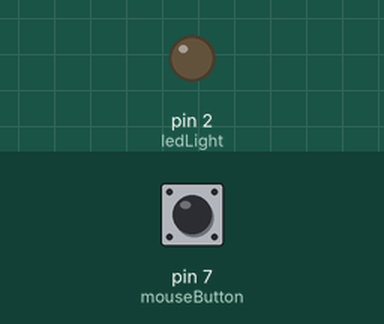
This sketch was run on a simulated Arduino Leonardo, built with avr-gcc and run on an emulated ATmega32U4. Parts: output pins drawn as LEDs (lit = HIGH). Dashed ring = blinking. The inputs (shaded band) are chosen by the test bench; at power-on: pin 7 (mouseButton) LOW. USB keyboard and mouse output is not drawn.

Above: at 1.2 s.
1.3 s: pin 7 (mouseButton) pulled HIGH for 1 s
At 2.09 s:
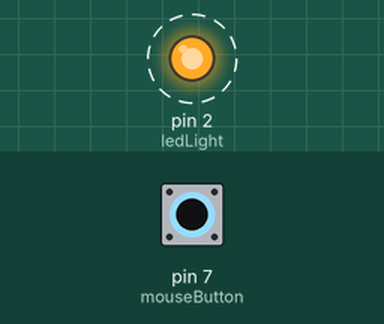
3.8 s: pin 7 (mouseButton) pulled HIGH for 0.15 s
At 4.8 s:
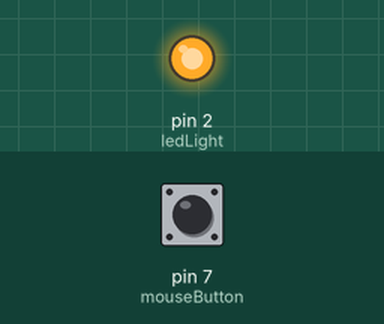
5.4 s: pin 7 (mouseButton) pulled HIGH for 3.2 s
At 9.3 s:
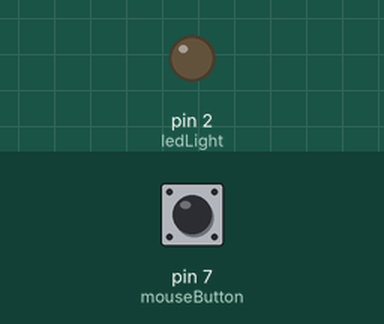
Timing chart, 0 to 10.8 s (numbered marks = the images above; inputs shaded):
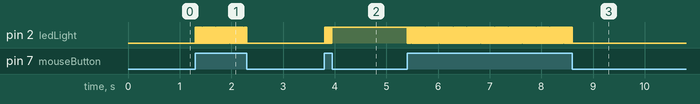

The sketch:

FastClicker.ino
```cpp
//Emulates a left mouse button auto-clicker
//For Arduino Leonardo
//Press the button once to turn on the clicker and LED
//Press the button again to turn off the clicker and LED
//Requires use of the Mouse library

#include <Mouse.h>

// set pin numbers for the button and light:
// Pin 2 for LED see reference https://www.arduino.cc/en/Tutorial/Blink
// Pin 7 for button see reference: https://www.arduino.cc/en/Tutorial/KeyboardAndMouseControl
const int mouseButton = 7;
const int ledLight = 2;

//Sets flags and delays on the button
boolean isClicking = false;
const int buttonDelay = 500;  // in milliseconds
const int clickPerSecond = 1;   // number of clicks per second
const int loopSleep = 10;   // in milliseconds
int buttonDelayCnt = 0;
int clickDelayCnt = 0;

void setup() {

  // initialize the button input and light output:
  pinMode(mouseButton, INPUT);
  pinMode(ledLight, OUTPUT);

  // initialize mouse control:
  Mouse.begin();
}

void loop() {
  int buttonDelayMax = buttonDelay/loopSleep;
  int clickDelayMax = (1000/clickPerSecond)/loopSleep-1;
  int buttonDelayCnt = 0;
  int clickDelayCnt = 0;
  if(isClicking == true && clickDelayCnt == 0 )
  {
     Mouse.click(MOUSE_LEFT);
     clickDelayCnt = clickDelayMax;
  }

  if (digitalRead(mouseButton) == HIGH && buttonDelayCnt == 0 ) {
    if(isClicking == true)
    {
      //Stops the clicker and turns off the LED
      isClicking = false;
      digitalWrite(ledLight, LOW);
    }
    else
    {
       //Starts the clicker and turns on the LED
       isClicking = true;
       digitalWrite(ledLight, HIGH);
    }

    buttonDelayCnt = buttonDelayMax;
  }

  //Delays the next button read
  if( buttonDelayCnt > 0)
    buttonDelayCnt--;

  //Delays the click speed
  if( clickDelayCnt > 0)
    clickDelayCnt--;

  delay(loopSleep);

}
```

Measured:
- after the input at 1.3 s, pin 2 (ledLight): alternates HIGH for 0.01 s and LOW for 0.01 s, 100 changes in all, then stays LOW, starting at once
- after the input at 3.8 s, pin 2 (ledLight): alternates HIGH for 0.01 s and LOW for 0.01 s, 15 changes in all, then stays HIGH, starting at once
- after the input at 5.4 s, pin 2 (ledLight): alternates HIGH for 0.01 s and LOW for 0.01 s, 319 changes in all, then stays LOW, starting at once
